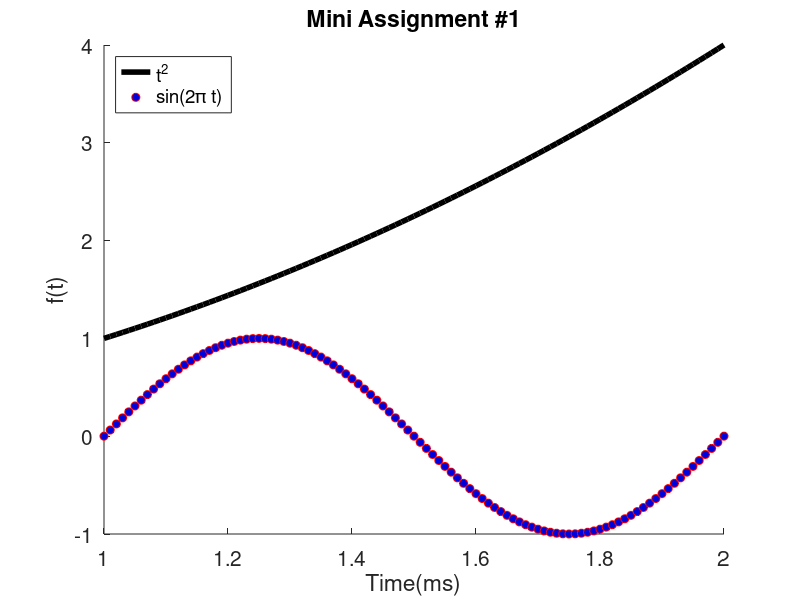

The MATLAB source for this figure:
hold on
t=1:0.01:2;
f=t.^2;  g=sin(2*pi*t);
%plot(t,f,'k',t,g,'ro');
plot(t,f,'k','linewidth',4.0);
plot(t,g,'ro','MarkerFaceColor',[0 0 218/255]);
xlabel('Time(ms)');
ylabel('f(t)')
title('Mini Assignment #1');
set(gca, 'FontSize', 15);
legend('t^2','sin(2\pi t)','location','NorthWest');
hold off
